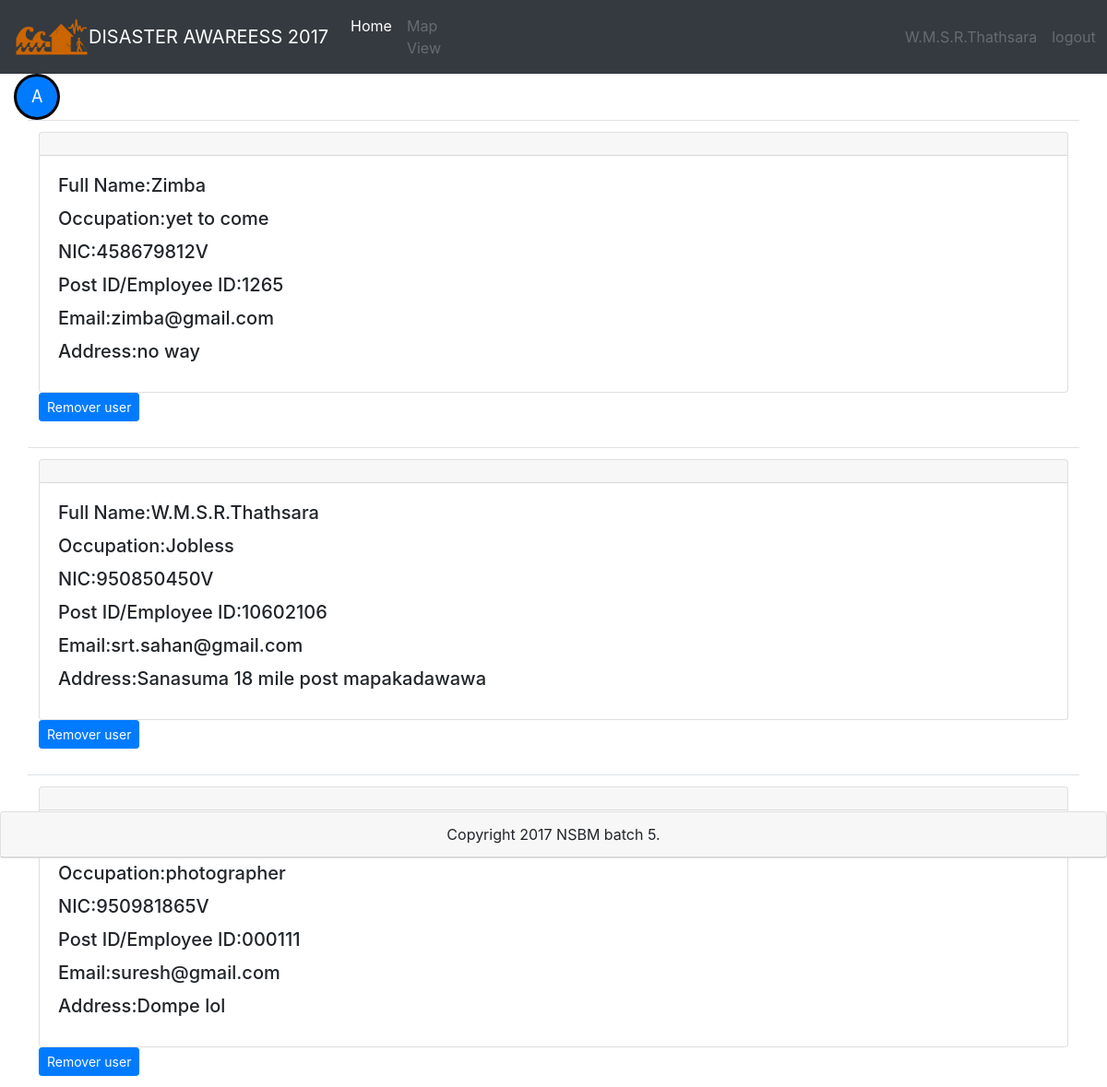
Screenshot of /userpanel.php (signed in) with the database file from the repository.
### tables this page shows
CREATE TABLE IF NOT EXISTS `ApprovedRegistration` (
  `NIC` varchar(10) NOT NULL,
  `FullName` varchar(100) NOT NULL,
  `Age` int(2) NOT NULL,
  `Address` varchar(150) NOT NULL,
  `Email` varchar(100) NOT NULL,
  `Telephone` int(10) NOT NULL,
  `UserName` varchar(150) NOT NULL,
  `Password` varchar(150) NOT NULL,
  `JobTitle` varchar(150) NOT NULL,
  `EmployeeId` varchar(20) NOT NULL
);

### userpanel.php (the view, shortened to what this page needs)
<?include "top.php";
?>
<div class="container-fluid" id="adminwrap">
	<div id="buttonlink">
			<div id="b1">
			<a  href="register.php"><button  type="button" class="btn btn-primary btn-circle btn-lg" >A</button>
			</a>
		</div>
		</div>
<div class="col-sm" >
		<?php
		$selectRequest="SELECT*FROM ApprovedRegistration ";
		$reqQuery=mysqli_query($connect,$selectRequest);
		while ($rowresults=mysqli_fetch_array($reqQuery)) {
	?>
<table class="table ">
		<tbody>
			<tr>
					<td>
							<div class="card">
							 <div class="card-header">
							  </div>
							  <div class="card-body">
							    <h5 class="card-title">Full Name:<? echo $rowresults['FullName'] ?></h5>
							  <h5 class="card-title">Occupation:<? echo $rowresults['JobTitle'] ?></h5>
							  <h5 class="card-title">NIC:<? echo $rowresults['NIC'] ?></h5>
							  <h5 class="card-title">Post ID/Employee ID:<? echo $rowresults['EmployeeId'] ?></h5>
							  <h5 class="card-title">Email:<? echo $rowresults['Email'] ?></h5>
							  <h5 class="card-title">Address:<? echo $rowresults['Address'] ?></h5>
							  </div>
							</div>
							<form method="POST">
							<button type="submit" class="btn btn-primary btn-sm" name="removeuser">Remover user
						</form>
					</td>
			</tr>
		</tbody>
	</table>
	<?}?>
	</div>
</div>
<?include "footer.php";?>

### style.css (style rules this page uses)
#adminwrap { display: -webkit-box; -webkit-box-orient:vertical; min-height:100vh; }
.btn-circle.btn-lg { width: 50px; height: 50px; padding: 10px 16px; font-size: 18px; line-height: 1.33; border-radius: 25px; border:3px solid black; }
#buttonlink { padding-right:30px; display:inline-flex; text-align:center; }
#b1 a { text-decoration: none; }

### rows the page displays
approvedregistration: FullName "Zimba", JobTitle "yet to come", NIC "458679812V", EmployeeId "1265", Email "zimba@gmail.com", Address "no way"
approvedregistration: FullName "W.M.S.R.Thathsara", JobTitle "Jobless", NIC "950850450V", EmployeeId "10602106", Email "srt.sahan@gmail.com", Address "Sanasuma 18 mile post mapakadawawa"
approvedregistration: JobTitle "photographer", NIC "950981865V", EmployeeId "000111", Email "suresh@gmail.com", Address "Dompe lol"

### other values shown
$_SESSION['name'] "W.M.S.R.Thathsara"
